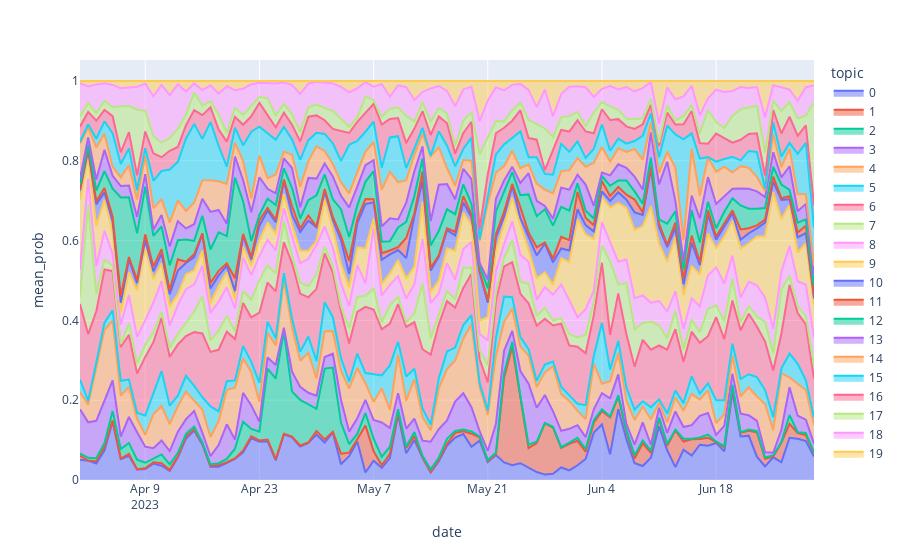

Notebook source saved alongside this figure:
### Code cell
temp_area_fig=px.area(daily_trend_topic_long, x='date', y='mean_prob', color='topic', labels={''})
temp_area_fig.write_image(f'{plots_path}/temporal_area.svg')

temp_area_fig
